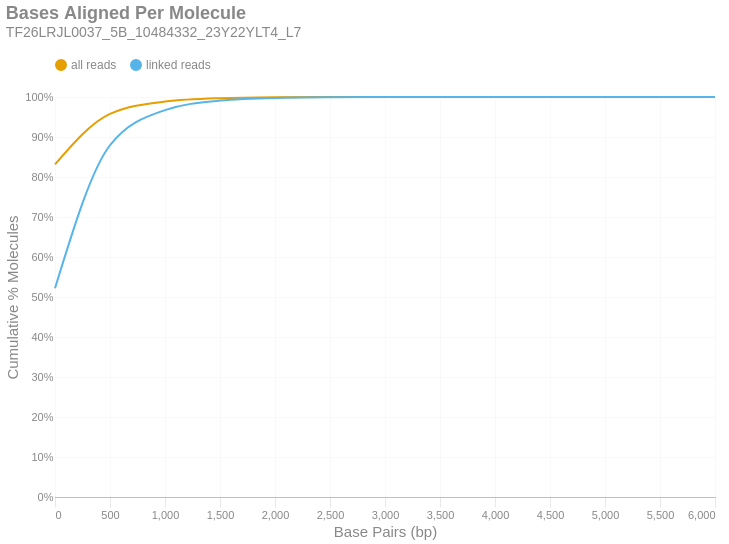

Here is the notebook cell this chart was saved with:
### Markdown cell above
### Bases Aligned Per Molecule
This is a cumulative frequency distribution showing the number of base pairs aligned per unique molecule. These data are shown in 500 bp bins. There are two distributions: one with `all reads` (yellow) and another with only `linked reads` (blue). The percent of molecules in the `linked reads` distribution is relative to the total number of linked molecules.

### Code cell
if SKIPLR:
    print_html(f"Skipped")
else:
    binned_df = consolidated_hist(valids['aligned_bp'], mask, 500, True)
    with SafeRender(binned_df):
        (
            density_plot(binned_df, 'Bases Aligned Per Molecule', samplename, 'basesper')
            .encode(
                x=alt.X('bin:Q', title="Base Pairs (bp)").axis(tickMinStep=500).scale(padding=0),
                y=alt.Y('value:Q', title='Cumulative % Molecules')
                    .axis(format='%')
                    .scale(domain = [0,1])
                    .stack(False),
                color=alt.Color("key:N").scale(domain = ["all reads", "linked reads"]),
                tooltip = [
                    alt.Tooltip("key:N", title = "Data Type"),
                    alt.Tooltip("range_label:N", title="Bases Aligned Per Molecule"),
                    alt.Tooltip("value:Q", format = ".2%", title="% Molecules (Cum.)")
                ]
            )
        ).display()

### Figure 1 — Vega-Lite specification as saved in the notebook (floating-point values rounded to 4 significant figures)
{"width": "container", "height": 400, "config": {"title": {"anchor": "start", "dy": -15, "fontSize": 18, "color": "#888888", "subtitleColor": "#888888", "subtitleFontSize": 14}, "arc": {"fill": "#0072B2"}, "axis": {"domainColor": "#888888", "domainWidth": 0.5, "gridWidth": 0.2, "grid": false, "titleFontWeight": 400, "titleFontSize": 15, "labelFontSize": 11, "labelColor": "#888888", "tickColor": "#888888", "tickWidth": 0.2, "titleColor": "#888888"}, "axisBand": {"grid": false}, "axisX": {"grid": true, "tickSize": 10, "domainCap": "round"}, "axisY": {"domain": false, "grid": true, "tickSize": 0, "domainCap": "round"}, "background": "transparent", "header": {"labelFontSize": 15, "labelColor": "#888888", "titleFontSize": 15, "titleFontWeight": 600, "titleColor": "#888888"}, "legend": {"labelFont": "sans-serif", "labelFontSize": 12, "labelColor": "#888888", "symbolSize": 100, "symbolType": "circle", "titleFontSize": 12, "titlePadding": 10, "titleColor": "#888888", "title": null, "orient": "top"}, "range": {"category": ["#E69F00", "#56B4E9", "#009E73", "#F0E442", "#0072B2", "#D55E00", "#CC79A7", "#000000"], "diverging": ["#cfe8f3", "#a2d4ec", "#73bfe2", "#46abdb", "#1696d2", "#12719e"]}, "area": {"fill": "#0072B2", "fillOpacity": 0.7, "line": true, "strokeOpacity": 0.7}, "line": {"color": "#0072B2", "stroke": "#0072B2", "strokeWidth": 2}, "trail": {"color": "#0072B2", "stroke": "#0072B2", "strokeWidth": 0, "size": 1}, "point": {"filled": true, "fillOpacity": 1.0, "size": 95}, "text": {"color": "#888888", "fontSize": 11, "align": "right", "fontWeight": 400, "size": 11}, "bar": {"fill": "#0072B2", "stroke": null}, "view": {"stroke": null, "continuousWidth": 660, "continuousHeight": 400}}, "data": {"name": "data-9a08d35f3ac306c21acb56444bda9e75"}, "mark": {"type": "line", "interpolate": "monotone", "point": {"opacity": 0, "size": 275}}, "encoding": {"color": {"field": "key", "scale": {"domain": ["all reads", "linked reads"]}, "type": "nominal"}, "tooltip": [{"field": "key", "title": "Data Type", "type": "nominal"}, {"field": "range_label", "title": "Bases Aligned Per Molecule", "type": "nominal"}, {"field": "value", "format": ".2%", "title": "% Molecules (Cum.)", "type": "quantitative"}], "x": {"axis": {"tickMinStep": 500}, "field": "bin", "scale": {"padding": 0}, "title": "Base Pairs (bp)", "type": "quantitative"}, "y": {"axis": {"format": "%"}, "field": "value", "scale": {"domain": [0, 1]}, "stack": false, "title": "Cumulative % Molecules", "type": "quantitative"}}, "params": [{"name": "param_c36ac31b6afebe62", "select": {"type": "point", "fields": ["key"]}, "bind": "legend"}], "title": {"text": "Bases Aligned Per Molecule", "subtitle": "TF26LRJL0037_5B_10484332_23Y22YLT4_L7"}, "transform": [{"fold": ["all reads (cumsum)", "linked reads (cumsum)"]}, {"calculate": "replace(datum.key, ' (cumsum)', '')", "as": "key"}, {"filter": {"param": "param_c36ac31b6afebe62"}}], "usermeta": {"embedOptions": {"downloadFileName": "TF26LRJL0037_5B_10484332_23Y22YLT4_L7.basesper"}}, "$schema": "https://vega.github.io/schema/vega-lite/v6.4.1.json", "datasets": {"data-9a08d35f3ac306c21acb56444bda9e75": [{"bin": "0.0", "interval": "0.0-500.0", "all reads": 0.8313, "linked reads": 0.5218, "all reads (cumsum)": 0.8313, "linked reads (cumsum)": 0.5218, "range_label": "0-499"}, {"bin": "500.0", "interval": "500.0-1000.0", "all reads": 0.1264, "linked reads": 0.3576, "all reads (cumsum)": 0.9578, "linked reads (cumsum)": 0.8794, "range_label": "500-999"}, {"bin": "1000.0", "interval": "1000.0-1500.0", "all reads": 0.03076, "linked reads": 0.08786, "all reads (cumsum)": 0.9885, "linked reads (cumsum)": 0.9672, "range_label": "1000-1499"}, {"bin": "1500.0", "interval": "1500.0-2000.0", "all reads": 0.008352, "linked reads": 0.02386, "all reads (cumsum)": 0.9969, "linked reads (cumsum)": 0.9911, "range_label": "1500-1999"}, {"bin": "2000.0", "interval": "2000.0-2500.0", "all reads": 0.002311, "linked reads": 0.006603, "all reads (cumsum)": 0.9992, "linked reads (cumsum)": 0.9977, "range_label": "2000-2499"}, {"bin": "2500.0", "interval": "2500.0-3000.0", "all reads": 0.0005598, "linked reads": 0.001599, "all reads (cumsum)": 0.9998, "linked reads (cumsum)": 0.9993, "range_label": "2500-2999"}, {"bin": "3000.0", "interval": "3000.0-3500.0", "all reads": 0.0001567, "linked reads": 0.0004477, "all reads (cumsum)": 0.9999, "linked reads (cumsum)": 0.9998, "range_label": "3000-3499"}, {"bin": "3500.0", "interval": "3500.0-4000.0", "all reads": 5.777e-05, "linked reads": 0.000165, "all reads (cumsum)": 1.0, "linked reads (cumsum)": 0.9999, "range_label": "3500-3999"}, {"bin": "4000.0", "interval": "4000.0-4500.0", "all reads": 1.66e-05, "linked reads": 4.743e-05, "all reads (cumsum)": 1.0, "linked reads (cumsum)": 1.0, "range_label": "4000-4499"}, {"bin": "4500.0", "interval": "4500.0-5000.0", "all reads": 8.3e-06, "linked reads": 2.371e-05, "all reads (cumsum)": 1.0, "linked reads (cumsum)": 1.0, "range_label": "4500-4999"}, {"bin": "5000.0", "interval": "5000.0-5500.0", "all reads": 1.66e-06, "linked reads": 4.743e-06, "all reads (cumsum)": 1.0, "linked reads (cumsum)": 1.0, "range_label": "5000-5499"}, {"bin": "5500.0", "interval": "5500.0-6000.0", "all reads": 0.0, "linked reads": 0.0, "all reads (cumsum)": 1.0, "linked reads (cumsum)": 1.0, "range_label": "5500-5999"}, {"bin": "6000.0", "interval": "6000.0-6500.0", "all reads": 3.32e-07, "linked reads": 9.485e-07, "all reads (cumsum)": 1.0, "linked reads (cumsum)": 1.0, "range_label": "6000-6499"}]}}
